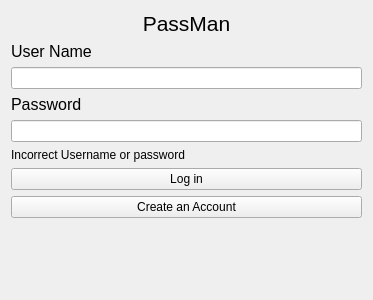
<?xml version="1.0" encoding="UTF-8"?>
<ui version="4.0">
 <class>Form</class>
 <widget class="QWidget" name="Form">
  <property name="geometry">
   <rect>
    <x>0</x>
    <y>0</y>
    <width>373</width>
    <height>300</height>
   </rect>
  </property>
  <property name="windowTitle">
   <string>Form</string>
  </property>
  <layout class="QFormLayout" name="formLayout">
   <item row="1" column="0" colspan="2">
    <widget class="QLabel" name="passmanlabel">
     <property name="font">
      <font>
       <pointsize>16</pointsize>
      </font>
     </property>
     <property name="text">
      <string>PassMan</string>
     </property>
     <property name="alignment">
      <set>Qt::AlignCenter</set>
     </property>
    </widget>
   </item>
   <item row="2" column="0">
    <widget class="QLabel" name="label">
     <property name="font">
      <font>
       <pointsize>12</pointsize>
      </font>
     </property>
     <property name="text">
      <string>User Name</string>
     </property>
    </widget>
   </item>
   <item row="3" column="0" colspan="2">
    <widget class="QLineEdit" name="usernameEdit"/>
   </item>
   <item row="4" column="0">
    <widget class="QLabel" name="passwordlabel">
     <property name="font">
      <font>
       <pointsize>12</pointsize>
      </font>
     </property>
     <property name="text">
      <string>Password</string>
     </property>
    </widget>
   </item>
   <item row="5" column="0" colspan="2">
    <widget class="QLineEdit" name="passwordEdit">
     <property name="echoMode">
      <enum>QLineEdit::Password</enum>
     </property>
    </widget>
   </item>
   <item row="7" column="0" colspan="2">
    <widget class="QPushButton" name="loginbtn">
     <property name="text">
      <string>Log in</string>
     </property>
    </widget>
   </item>
   <item row="8" column="0" colspan="2">
    <widget class="QPushButton" name="createAccountbtn">
     <property name="text">
      <string>Create an Account</string>
     </property>
    </widget>
   </item>
   <item row="6" column="0" colspan="2">
    <widget class="QLabel" name="label_2">
     <property name="enabled">
      <bool>true</bool>
     </property>
     <property name="text">
      <string>Incorrect Username or password</string>
     </property>
    </widget>
   </item>
  </layout>
 </widget>
 <resources/>
 <connections/>
</ui>
